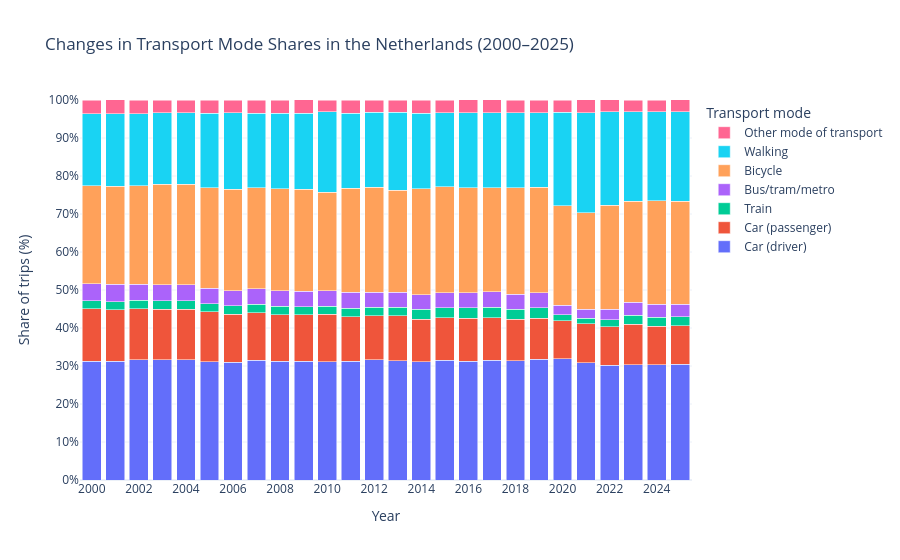

The notebook cell this image was saved under:
### Code cell
# Create a 100% stacked bar chart
fig = go.Figure()

# Select transport mode columns (exclude Year)
transport_modes = [col for col in shares.columns if col != "Year"]

for mode in transport_modes:
    fig.add_trace(
        go.Bar(
            x=shares["Year"],
            y=shares[mode],
            name=mode,
            hovertemplate=(
                "Year: %{x}<br>"
                "Transport mode: " + str(mode) + "<br>"
                "Share of trips: %{y:.2f}%"
                "<extra></extra>"
            )
        )
    )

# Configure the chart
fig.update_layout(
    title="Changes in Transport Mode Shares in the Netherlands (2000–2025)",
    xaxis_title="Year",
    yaxis_title="Share of trips (%)",
    barmode="stack",
    template="plotly_white",
    hovermode="closest",
    legend_title="Transport mode"
)

# Set y-axis from 0% to 100%
fig.update_yaxes(
    range=[0, 100],
    dtick=10,
    ticksuffix="%"
)

# Display every second year to keep the x-axis readable
fig.update_xaxes(
    tickmode="linear",
    dtick=2
)

fig.show()

### Figure 1 — Plotly figure (JSON) as saved in the notebook; plotly's stock layout.template omitted (floating-point values rounded to 4 significant figures)
{"data": [{"hovertemplate": "Year: %{x}<br>Transport mode: Car (driver)<br>Share of trips: %{y:.2f}%<extra></extra>", "name": "Car (driver)", "type": "bar", "x": [2000, 2001, 2002, 2003, 2004, 2005, 2006, 2007, 2008, 2009, 2010, 2011, 2012, 2013, 2014, 2015, 2016, 2017, 2018, 2019, 2020, 2021, 2022, 2023, 2024, 2025], "y": [31.23, 31.21, 31.71, 31.61, 31.61, 31.15, 30.96, 31.56, 31.23, 31.25, 31.15, 31.29, 31.61, 31.41, 31.09, 31.46, 31.21, 31.53, 31.35, 31.76, 31.85, 30.8, 30.18, 30.38, 30.27, 30.41]}, {"hovertemplate": "Year: %{x}<br>Transport mode: Car (passenger)<br>Share of trips: %{y:.2f}%<extra></extra>", "name": "Car (passenger)", "type": "bar", "x": [2000, 2001, 2002, 2003, 2004, 2005, 2006, 2007, 2008, 2009, 2010, 2011, 2012, 2013, 2014, 2015, 2016, 2017, 2018, 2019, 2020, 2021, 2022, 2023, 2024, 2025], "y": [13.81, 13.64, 13.41, 13.37, 13.37, 13.08, 12.69, 12.5, 12.3, 12.19, 12.46, 11.61, 11.61, 11.86, 11.22, 11.26, 11.41, 11.19, 10.89, 10.81, 10.08, 10.27, 10.18, 10.58, 10.2, 10.14]}, {"hovertemplate": "Year: %{x}<br>Transport mode: Train<br>Share of trips: %{y:.2f}%<extra></extra>", "name": "Train", "type": "bar", "x": [2000, 2001, 2002, 2003, 2004, 2005, 2006, 2007, 2008, 2009, 2010, 2011, 2012, 2013, 2014, 2015, 2016, 2017, 2018, 2019, 2020, 2021, 2022, 2023, 2024, 2025], "y": [2.1, 2.12, 2.13, 2.13, 2.13, 2.18, 2.17, 2.19, 2.21, 2.19, 2.18, 2.26, 2.26, 2.24, 2.56, 2.65, 2.68, 2.71, 2.64, 2.7, 1.61, 1.52, 1.75, 2.39, 2.38, 2.36]}, {"hovertemplate": "Year: %{x}<br>Transport mode: Bus/tram/metro<br>Share of trips: %{y:.2f}%<extra></extra>", "name": "Bus/tram/metro", "type": "bar", "x": [2000, 2001, 2002, 2003, 2004, 2005, 2006, 2007, 2008, 2009, 2010, 2011, 2012, 2013, 2014, 2015, 2016, 2017, 2018, 2019, 2020, 2021, 2022, 2023, 2024, 2025], "y": [4.5, 4.55, 4.27, 4.26, 4.26, 4.05, 4.02, 4.06, 4.1, 4.06, 4.05, 4.19, 3.87, 3.85, 3.85, 3.97, 4.03, 4.07, 3.96, 4.05, 2.42, 2.28, 2.81, 3.41, 3.4, 3.38]}, {"hovertemplate": "Year: %{x}<br>Transport mode: Bicycle<br>Share of trips: %{y:.2f}%<extra></extra>", "name": "Bicycle", "type": "bar", "x": [2000, 2001, 2002, 2003, 2004, 2005, 2006, 2007, 2008, 2009, 2010, 2011, 2012, 2013, 2014, 2015, 2016, 2017, 2018, 2019, 2020, 2021, 2022, 2023, 2024, 2025], "y": [25.83, 25.76, 25.91, 26.44, 26.44, 26.48, 26.63, 26.56, 26.81, 26.88, 25.86, 27.42, 27.74, 26.92, 27.88, 27.81, 27.52, 27.46, 28.05, 27.7, 26.21, 25.48, 27.37, 26.62, 27.21, 27.03]}, {"hovertemplate": "Year: %{x}<br>Transport mode: Walking<br>Share of trips: %{y:.2f}%<extra></extra>", "name": "Walking", "type": "bar", "x": [2000, 2001, 2002, 2003, 2004, 2005, 2006, 2007, 2008, 2009, 2010, 2011, 2012, 2013, 2014, 2015, 2016, 2017, 2018, 2019, 2020, 2021, 2022, 2023, 2024, 2025], "y": [18.92, 19.09, 18.9, 18.84, 18.84, 19.63, 20.12, 19.69, 19.87, 20.0, 21.18, 19.68, 19.68, 20.51, 19.87, 19.54, 19.8, 19.66, 19.8, 19.59, 24.6, 26.24, 24.56, 23.55, 23.47, 23.65]}, {"hovertemplate": "Year: %{x}<br>Transport mode: Other mode of transport<br>Share of trips: %{y:.2f}%<extra></extra>", "name": "Other mode of transport", "type": "bar", "x": [2000, 2001, 2002, 2003, 2004, 2005, 2006, 2007, 2008, 2009, 2010, 2011, 2012, 2013, 2014, 2015, 2016, 2017, 2018, 2019, 2020, 2021, 2022, 2023, 2024, 2025], "y": [3.6, 3.64, 3.66, 3.34, 3.34, 3.43, 3.41, 3.44, 3.47, 3.44, 3.12, 3.55, 3.23, 3.21, 3.53, 3.31, 3.36, 3.39, 3.3, 3.38, 3.23, 3.42, 3.16, 3.07, 3.06, 3.04]}], "layout": {"barmode": "stack", "hovermode": "closest", "legend": {"title": {"text": "Transport mode"}}, "title": {"text": "Changes in Transport Mode Shares in the Netherlands (2000–2025)"}, "xaxis": {"dtick": 2, "tickmode": "linear", "title": {"text": "Year"}}, "yaxis": {"dtick": 10, "range": [0, 100], "ticksuffix": "%", "title": {"text": "Share of trips (%)"}}}}
